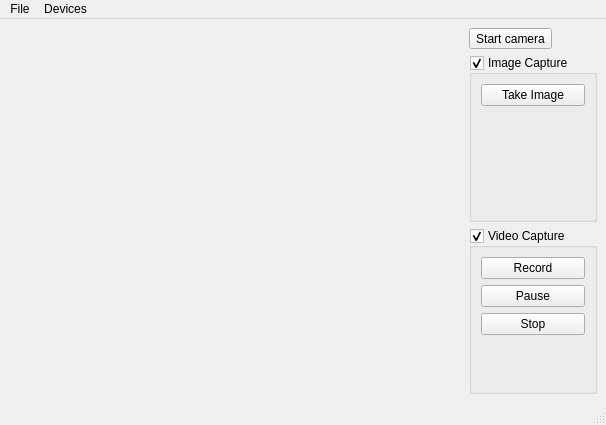
<?xml version="1.0" encoding="UTF-8"?>
<ui version="4.0">
 <class>CameraCapture</class>
 <widget class="QMainWindow" name="CameraCapture">
  <property name="geometry">
   <rect>
    <x>0</x>
    <y>0</y>
    <width>606</width>
    <height>425</height>
   </rect>
  </property>
  <property name="windowTitle">
   <string>MainWindow</string>
  </property>
  <widget class="QWidget" name="centralwidget">
   <layout class="QGridLayout" name="gridLayout_3">
    <item row="0" column="0" rowspan="3">
     <widget class="QStackedWidget" name="stackedWidget">
      <property name="palette">
       <palette>
        <active>
         <colorrole role="Base">
          <brush brushstyle="SolidPattern">
           <color alpha="255">
            <red>255</red>
            <green>255</green>
            <blue>255</blue>
           </color>
          </brush>
         </colorrole>
         <colorrole role="Window">
          <brush brushstyle="SolidPattern">
           <color alpha="255">
            <red>145</red>
            <green>145</green>
            <blue>145</blue>
           </color>
          </brush>
         </colorrole>
        </active>
        <inactive>
         <colorrole role="Base">
          <brush brushstyle="SolidPattern">
           <color alpha="255">
            <red>255</red>
            <green>255</green>
            <blue>255</blue>
           </color>
          </brush>
         </colorrole>
         <colorrole role="Window">
          <brush brushstyle="SolidPattern">
           <color alpha="255">
            <red>145</red>
            <green>145</green>
            <blue>145</blue>
           </color>
          </brush>
         </colorrole>
        </inactive>
        <disabled>
         <colorrole role="Base">
          <brush brushstyle="SolidPattern">
           <color alpha="255">
            <red>145</red>
            <green>145</green>
            <blue>145</blue>
           </color>
          </brush>
         </colorrole>
         <colorrole role="Window">
          <brush brushstyle="SolidPattern">
           <color alpha="255">
            <red>145</red>
            <green>145</green>
            <blue>145</blue>
           </color>
          </brush>
         </colorrole>
        </disabled>
       </palette>
      </property>
      <property name="currentIndex">
       <number>-1</number>
      </property>
     </widget>
    </item>
    <item row="0" column="1">
     <widget class="QToolButton" name="startCameraButton">
      <property name="text">
       <string>Start camera</string>
      </property>
      <property name="checkable">
       <bool>true</bool>
      </property>
      <property name="checked">
       <bool>false</bool>
      </property>
     </widget>
    </item>
    <item row="1" column="1">
     <widget class="QGroupBox" name="imageCaptureBox">
      <property name="enabled">
       <bool>true</bool>
      </property>
      <property name="title">
       <string>Image Capture</string>
      </property>
      <property name="checkable">
       <bool>true</bool>
      </property>
      <property name="checked">
       <bool>true</bool>
      </property>
      <layout class="QGridLayout" name="gridLayout_2">
       <item row="0" column="0">
        <widget class="QPushButton" name="takeImageButton">
         <property name="text">
          <string>Take Image</string>
         </property>
        </widget>
       </item>
       <item row="1" column="0">
        <widget class="QLabel" name="lastImagePreviewLabel">
         <property name="sizePolicy">
          <sizepolicy hsizetype="Preferred" vsizetype="MinimumExpanding">
           <horstretch>0</horstretch>
           <verstretch>0</verstretch>
          </sizepolicy>
         </property>
         <property name="text">
          <string/>
         </property>
        </widget>
       </item>
      </layout>
     </widget>
    </item>
    <item row="2" column="1">
     <widget class="QGroupBox" name="videoCaptureBox">
      <property name="title">
       <string>Video Capture</string>
      </property>
      <property name="checkable">
       <bool>true</bool>
      </property>
      <property name="checked">
       <bool>true</bool>
      </property>
      <layout class="QGridLayout" name="gridLayout">
       <item row="0" column="0">
        <widget class="QPushButton" name="recordButton">
         <property name="text">
          <string>Record</string>
         </property>
        </widget>
       </item>
       <item row="1" column="0">
        <widget class="QPushButton" name="pauseButton">
         <property name="text">
          <string>Pause</string>
         </property>
        </widget>
       </item>
       <item row="2" column="0">
        <widget class="QPushButton" name="stopButton">
         <property name="text">
          <string>Stop</string>
         </property>
        </widget>
       </item>
       <item row="3" column="0">
        <spacer name="verticalSpacer">
         <property name="orientation">
          <enum>Qt::Vertical</enum>
         </property>
         <property name="sizeHint" stdset="0">
          <size>
           <width>20</width>
           <height>18</height>
          </size>
         </property>
        </spacer>
       </item>
      </layout>
     </widget>
    </item>
   </layout>
  </widget>
  <widget class="QMenuBar" name="menubar">
   <property name="geometry">
    <rect>
     <x>0</x>
     <y>0</y>
     <width>606</width>
     <height>28</height>
    </rect>
   </property>
   <widget class="QMenu" name="menuFile">
    <property name="title">
     <string>File</string>
    </property>
    <addaction name="actionExit"/>
   </widget>
   <widget class="QMenu" name="menuDevices">
    <property name="title">
     <string>Devices</string>
    </property>
    <addaction name="separator"/>
    <addaction name="actionSettings"/>
    <addaction name="separator"/>
    <addaction name="actionCamera"/>
    <addaction name="actionAudio"/>
   </widget>
   <addaction name="menuFile"/>
   <addaction name="menuDevices"/>
  </widget>
  <widget class="QStatusBar" name="statusbar"/>
  <action name="actionExit">
   <property name="text">
    <string>Exit</string>
   </property>
  </action>
  <action name="actionSettings">
   <property name="text">
    <string>Settings</string>
   </property>
  </action>
  <action name="actionCamera">
   <property name="text">
    <string>Camera</string>
   </property>
  </action>
  <action name="actionAudio">
   <property name="text">
    <string>Audio</string>
   </property>
  </action>
 </widget>
 <resources/>
 <connections>
  <connection>
   <sender>recordButton</sender>
   <signal>clicked()</signal>
   <receiver>CameraCapture</receiver>
   <slot>record()</slot>
   <hints>
    <hint type="sourcelabel">
     <x>554</x>
     <y>280</y>
    </hint>
    <hint type="destinationlabel">
     <x>61</x>
     <y>238</y>
    </hint>
   </hints>
  </connection>
  <connection>
   <sender>stopButton</sender>
   <signal>clicked()</signal>
   <receiver>CameraCapture</receiver>
   <slot>stop()</slot>
   <hints>
    <hint type="sourcelabel">
     <x>585</x>
     <y>352</y>
    </hint>
    <hint type="destinationlabel">
     <x>140</x>
     <y>236</y>
    </hint>
   </hints>
  </connection>
  <connection>
   <sender>pauseButton</sender>
   <signal>clicked()</signal>
   <receiver>CameraCapture</receiver>
   <slot>pause()</slot>
   <hints>
    <hint type="sourcelabel">
     <x>585</x>
     <y>316</y>
    </hint>
    <hint type="destinationlabel">
     <x>234</x>
     <y>237</y>
    </hint>
   </hints>
  </connection>
  <connection>
   <sender>actionExit</sender>
   <signal>triggered()</signal>
   <receiver>CameraCapture</receiver>
   <slot>close()</slot>
   <hints>
    <hint type="sourcelabel">
     <x>-1</x>
     <y>-1</y>
    </hint>
    <hint type="destinationlabel">
     <x>154</x>
     <y>130</y>
    </hint>
   </hints>
  </connection>
  <connection>
   <sender>actionSettings</sender>
   <signal>triggered()</signal>
   <receiver>CameraCapture</receiver>
   <slot>settings()</slot>
   <hints>
    <hint type="sourcelabel">
     <x>-1</x>
     <y>-1</y>
    </hint>
    <hint type="destinationlabel">
     <x>242</x>
     <y>206</y>
    </hint>
   </hints>
  </connection>
  <connection>
   <sender>takeImageButton</sender>
   <signal>clicked()</signal>
   <receiver>CameraCapture</receiver>
   <slot>takeImage()</slot>
   <hints>
    <hint type="sourcelabel">
     <x>518</x>
     <y>117</y>
    </hint>
    <hint type="destinationlabel">
     <x>603</x>
     <y>169</y>
    </hint>
   </hints>
  </connection>
  <connection>
   <sender>startCameraButton</sender>
   <signal>clicked()</signal>
   <receiver>CameraCapture</receiver>
   <slot>toggleCamera()</slot>
   <hints>
    <hint type="sourcelabel">
     <x>545</x>
     <y>51</y>
    </hint>
    <hint type="destinationlabel">
     <x>589</x>
     <y>46</y>
    </hint>
   </hints>
  </connection>
 </connections>
 <slots>
  <slot>record()</slot>
  <slot>pause()</slot>
  <slot>stop()</slot>
  <slot>enablePreview(bool)</slot>
  <slot>settings()</slot>
  <slot>takeImage()</slot>
  <slot>toggleCamera()</slot>
 </slots>
</ui>
